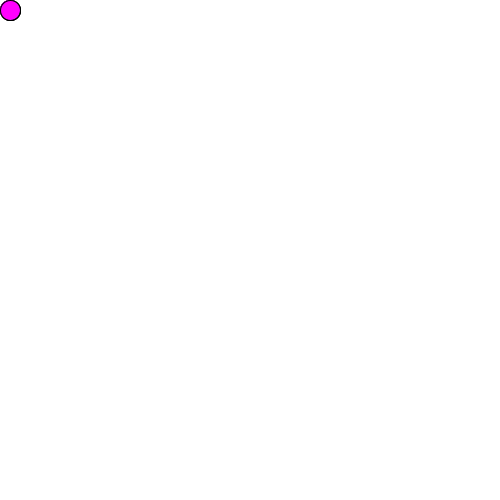
Frame 1 (no input)
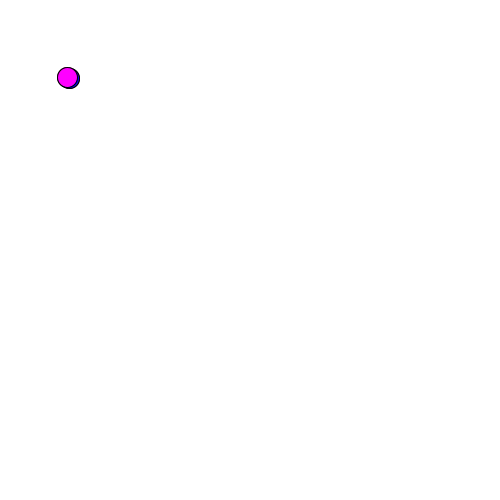
Frame 60 (the mouse pressed at the canvas centre just before this capture)
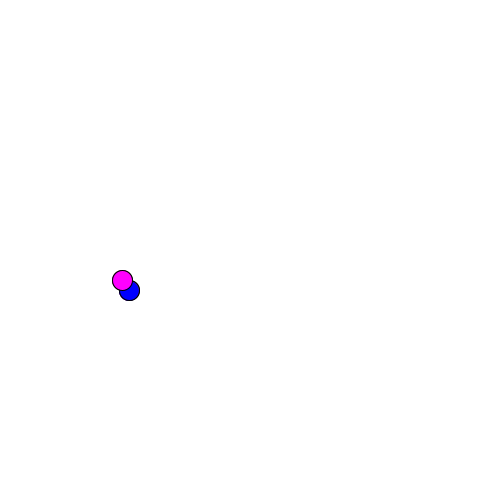
Frame 120 (the mouse held since frame 60 and released just before this capture)

The Processing sketch that drew these frames (run headless with seeded random() and noise(); from frame 60 on, the mouse is pressed at the canvas centre):

// Processing sketch: physics1
// ── physics1.pde
//Henry Wrede Black
//four bouncing balls
// -- DECLARING VARIABLES
//position and speed variables of red ball
float xR; 
float yR;
float xspeedR;
float yspeedR;
//position and speed variables of blue ball
float xB;
float yB;
float xspeedB;
float yspeedB;
//position and speed variables of yellow ball
float xY;
float yY;
float xspeedY;
float yspeedY;
//position and speed variables of purple ball
float xP;
float yP;
float xspeedP;
float yspeedP;
//Physics variables
float g; //gravity
float air; //air resistance or "k"
float damp; //force impact transfer

void setup() {
  size(500, 500);
  //red initial values
  xR = 10;
  yR = 10;
  xspeedR = 1;
  yspeedR = 0;
  //blue initial values
  xB = 10;
  yB = 10;
  xspeedB = 1;
  yspeedB = 0;
  //yellow initial values
  xY = 10;
  yY = 10;
  xspeedY = 1;
  yspeedY = 0;
  //purple initial values
  xP = 10;
  yP = 10;
  xspeedP = 1;
  yspeedP = 0;
  //physics values
  air = 0.001;
  damp = 0.95;
  g = 0.04;
}
void draw() {
  background(255); //white
  ellipseMode(CENTER);
  //red ball - subject to gravity
  {
    fill(255, 0, 0); //red
    ellipse(xR, yR, 20, 20);
    xR += xspeedR;
    yR += yspeedR;
    yspeedR += g;
    if (xR >= width-10) { //circle bounces when it hits the sides of the window
      xspeedR = -1*xspeedR;
      xR = width-11;
    } else if (xR < 10) {
      xspeedR = -1*xspeedR;
      xR = 10;
    }
    if (yR >= height-10) { //circle bounces when it hits the bottom
      yspeedR = -1*yspeedR;
      yR = height-11;
    }
  }
  //yellow ball - subject to air resistance and gravity
  {
    fill(255, 255, 0); //yellow
    ellipse(xY, yY, 20, 20);
    xY += xspeedY;
    yY += yspeedY;
    xspeedY += -air*xspeedY;
    yspeedY += g + -air*yspeedY;
    if (xY >= width-10) {
      xspeedY = -1*xspeedY;
      xY = width-11;
    } else if (xY < 10) {
      xspeedY = -1*xspeedY;
      xY = 10;
    }
    if (yY >= height-10) {
      yspeedY = -1*yspeedY;
      yY = height-11;
    }
  }
  //blue ball - subject to damping and gravity
  {
    fill(0, 0, 255); //blue
    ellipse(xB, yB, 20, 20);
    xB += xspeedB;
    yB += yspeedB;
    yspeedB += g;
    if (xB >= width-10) {
      xspeedB = -damp*xspeedB;
      xB = width-11;
    } else if (xB < 10) {
      xspeedB = -damp*xspeedB;
      xB = 10;
    }
    if (yB >= height-10) {
      yspeedB = -damp*yspeedB;
      yB = height-11;
    }
  }
  //purple ball - subject to air resistance, damping, and gravity
  {
    fill(255, 0, 255);
    ellipse(xP, yP, 20, 20);
    xP += xspeedP;
    yP += yspeedP;
    xspeedP += -air*xspeedP;
    yspeedP += g + -air*yspeedP;
    if (xP >= width-10) {
      xspeedP = -damp*xspeedP;
      xP = width-11;
    } else if (xP < 10) {
      xspeedP = -damp*xspeedP;
      xP = 10;
    }
    if (yP >= height-10) {
      yspeedP = -damp*yspeedP;
      yP = height-11;
    }
  }
}
// -- INTERACTION
void mouseClicked() { //clicking the mouse resets the values for all balls
  //reset values for red ball
  xR = 10;
  yR = 10;
  xspeedR = 1;
  yspeedR = 0;
  //reset values for blue ball
  xB = 10;
  yB = 10;
  xspeedB = 1;
  yspeedB = 0;
  //reset values for yellow ball
  xY = 10;
  yY = 10;
  xspeedY = 1;
  yspeedY = 0;
  //reset values for purple ball
  xP = 10;
  yP = 10;
  xspeedP = 1;
  yspeedP = 0;
}
